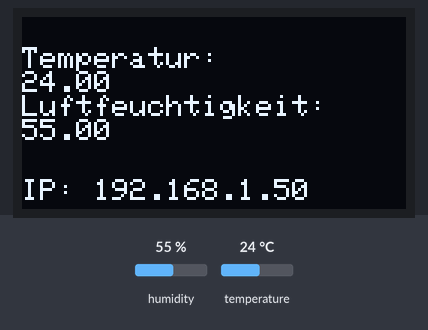
Recording of a sketch running on a simulated ESP32. Shown: 128×64 one-colour display. The inputs (shaded band) are chosen by the test bench; at power-on: humidity 55 %, temperature 24 °C. WiFi joins after 1.5 s; servers stay silent unless stated; what the sketch prints to the serial monitor is not drawn.

Above: at 4.7 s.
4.8 s: humidity set to 22 %
At 6.4 s:
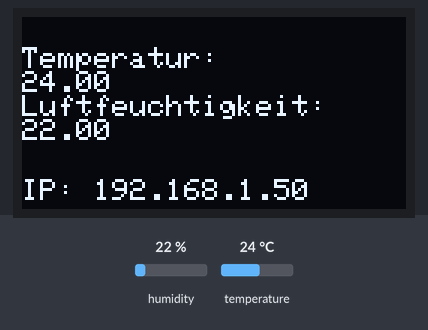
7.5 s: temperature set to 12 °C
At 8.5 s:
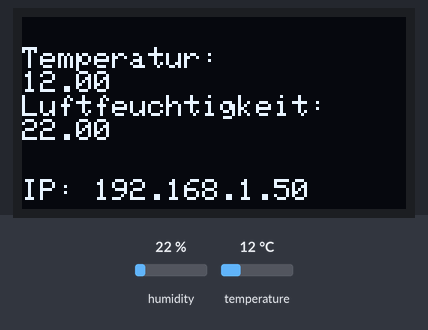
10.2 s: humidity set to 40 %
At 12.8 s:
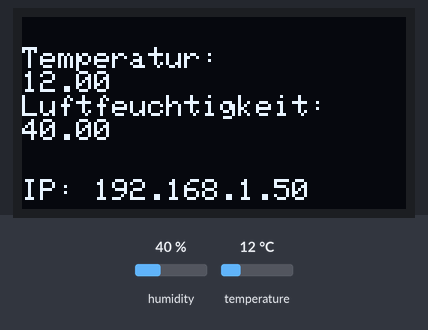
13.3 s: temperature set to 19 °C
Timing chart, 0 to 16.3 s (numbered marks = the images above; inputs shaded):
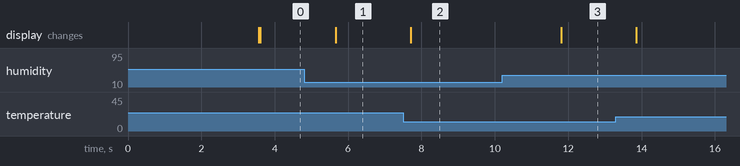

Measured:
- after the input at 4.8 s, the display: changes after 0.86 s (image 1)
- after the input at 7.5 s, the display: changes after 0.21 s (image 2)
- after the input at 10.2 s, the display: changes after 1.6 s (image 3)

The sketch:

MQTT_Client_DHT11_OLED_WLAN.ino
```cpp
// Library for DHT11
#include "DHT.h"

// Libraries for OLED Display
#include <Wire.h>
#include <Adafruit_GFX.h>
#include <Adafruit_SSD1306.h>

// --- WLAN (ESP32) ---
#include <WiFi.h>
const char* WIFI_SSID = "DEINE_SSID";
const char* WIFI_PASS = "DEIN_PASSWORT";

// PINS for DHT11
#define DHTPIN 14
#define DHTTYPE DHT11

// Attributes for OLED
#define SCREEN_WIDTH 128 // OLED width, in pixels
#define SCREEN_HEIGHT 64 // OLED height, in pixels

// Create an OLED display object connected to I2C
Adafruit_SSD1306 oled(SCREEN_WIDTH, SCREEN_HEIGHT, &Wire, -1);

DHT dht(DHTPIN, DHTTYPE);

void setup() {
  Serial.begin(19200);

  // OLED DISPLAY SETUP
  if (!oled.begin(SSD1306_SWITCHCAPVCC, 0x3C)) {
    Serial.println(F("failed to start SSD1306 OLED"));
    while (1);
  }

  // DHT starten
  dht.begin();

  // --- WLAN: möglichst schlicht ---
  WiFi.mode(WIFI_STA);
  WiFi.begin(WIFI_SSID, WIFI_PASS);
  Serial.print("Verbinde mit WLAN: "); Serial.println(WIFI_SSID);
  while (WiFi.status() != WL_CONNECTED) {
    delay(500);
    Serial.print(".");
  }
  Serial.println();
  Serial.print("WLAN verbunden, IP: ");
  Serial.println(WiFi.localIP());

  delay(2000);         // wait two seconds for initializing
  oled.clearDisplay(); // clear display
  oled.setTextSize(1);
  oled.setTextColor(WHITE);
  oled.setCursor(0, 10);
  oled.println("Setup...");
  oled.display();
}

void loop() {
  float temp = dht.readTemperature();
  float hum  = dht.readHumidity();

  if (isnan(temp) || isnan(hum)) {
    Serial.println("Fehler beim Lesen vom DHT11!");
    delay(2000);
    return;
  }

  Serial.print("Temperatur: ");
  Serial.print(temp);
  Serial.print(" °C, Luftfeuchtigkeit: ");
  Serial.print(hum);
  Serial.println(" %");

  oled.clearDisplay();
  oled.setCursor(0, 10);
  oled.println("Temperatur:");
  oled.println(temp);
  oled.println("Luftfeuchtigkeit:");
  oled.println(hum);

  // Optional: WLAN-Status klein unten
  oled.setCursor(0, 54);
  if (WiFi.status() == WL_CONNECTED) {
    oled.print("IP: ");
    oled.print(WiFi.localIP());
  } else {
    oled.print("WLAN: offline");
  }

  oled.display();
  delay(2000);
}
```
